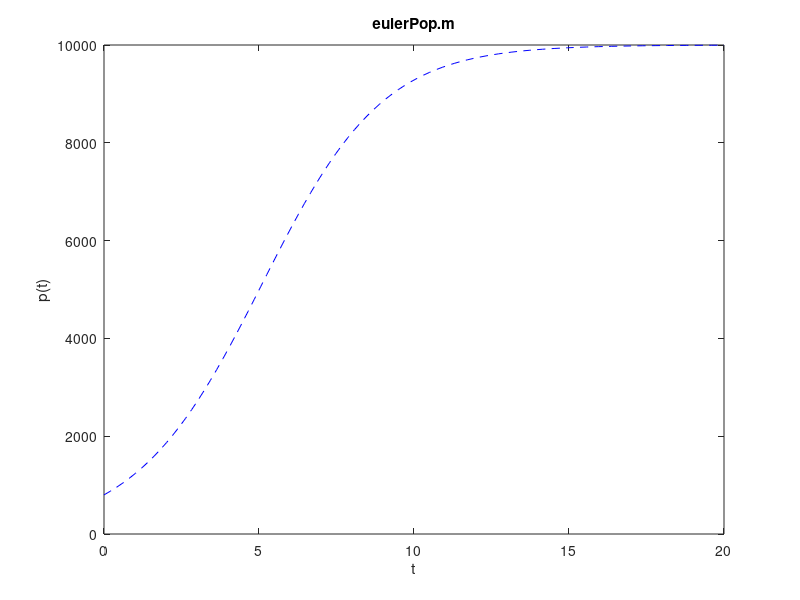

This chart was generated by the following MATLAB code:
% eulerPop.m
% Author: Matthew Eleazar
% Date: 2/14/22

% dp/dt = G(Pmax-p(t)*p(t)

%% Clear
clear all
clc
%% Set parameters
tmax = 20;
tmin = 0;
pmax = 10000;
G = 0.00005;
Nt = 100;

%% Initialize
t = linspace(tmin, tmax, Nt);
p = zeros(1,Nt);
p(1) = 800;
dt = t(2) - t(1);
%% March through array
for it = 2:Nt
    dpdt = G*(pmax-p(it-1))*p(it-1);
    p(it) = p(it-1) + dpdt*dt;
end
plot(t,p,'b--')
xlabel('t')
ylabel('p(t)')
title('eulerPop.m')